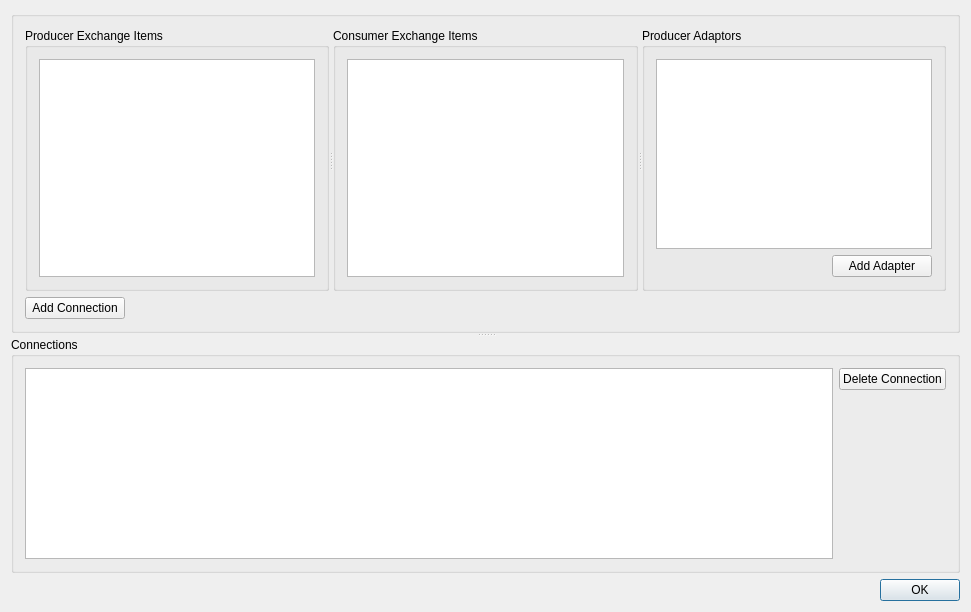
<?xml version="1.0" encoding="UTF-8"?>
<ui version="4.0">
 <class>ConnectionDialog</class>
 <widget class="QDialog" name="ConnectionDialog">
  <property name="geometry">
   <rect>
    <x>0</x>
    <y>0</y>
    <width>971</width>
    <height>612</height>
   </rect>
  </property>
  <property name="windowTitle">
   <string>HydroCouple Connection</string>
  </property>
  <layout class="QVBoxLayout" name="verticalLayout">
   <item>
    <widget class="QSplitter" name="splitter">
     <property name="orientation">
      <enum>Qt::Vertical</enum>
     </property>
     <widget class="QGroupBox" name="groupBox">
      <layout class="QVBoxLayout" name="verticalLayout_4">
       <item>
        <widget class="QSplitter" name="splitterProducerConsumer">
         <property name="orientation">
          <enum>Qt::Horizontal</enum>
         </property>
         <widget class="QGroupBox" name="groupBoxProducer">
          <property name="title">
           <string>Producer Exchange Items</string>
          </property>
          <layout class="QHBoxLayout" name="horizontalLayout_2">
           <item>
            <widget class="QTreeView" name="treeViewProducer"/>
           </item>
          </layout>
         </widget>
         <widget class="QGroupBox" name="groupBoxConsumer">
          <property name="title">
           <string>Consumer Exchange Items</string>
          </property>
          <layout class="QHBoxLayout" name="horizontalLayout">
           <item>
            <widget class="QTreeView" name="treeViewConsumer"/>
           </item>
          </layout>
         </widget>
         <widget class="QGroupBox" name="groupBoxAdapter">
          <property name="title">
           <string>Producer Adaptors</string>
          </property>
          <layout class="QVBoxLayout" name="verticalLayout_3">
           <item>
            <widget class="QTreeView" name="treeViewAdapters"/>
           </item>
           <item>
            <layout class="QHBoxLayout" name="horizontalLayout_3">
             <item>
              <spacer name="horizontalSpacer">
               <property name="orientation">
                <enum>Qt::Horizontal</enum>
               </property>
               <property name="sizeHint" stdset="0">
                <size>
                 <width>40</width>
                 <height>20</height>
                </size>
               </property>
              </spacer>
             </item>
             <item>
              <widget class="QPushButton" name="pushButtonAddAdapter">
               <property name="minimumSize">
                <size>
                 <width>100</width>
                 <height>0</height>
                </size>
               </property>
               <property name="text">
                <string>Add Adapter</string>
               </property>
              </widget>
             </item>
            </layout>
           </item>
          </layout>
         </widget>
        </widget>
       </item>
       <item>
        <layout class="QHBoxLayout" name="horizontalLayout_5">
         <item>
          <widget class="QPushButton" name="pushButtonAddConnection">
           <property name="minimumSize">
            <size>
             <width>100</width>
             <height>0</height>
            </size>
           </property>
           <property name="text">
            <string>Add Connection</string>
           </property>
          </widget>
         </item>
         <item>
          <spacer name="horizontalSpacer_2">
           <property name="orientation">
            <enum>Qt::Horizontal</enum>
           </property>
           <property name="sizeHint" stdset="0">
            <size>
             <width>40</width>
             <height>20</height>
            </size>
           </property>
          </spacer>
         </item>
        </layout>
       </item>
      </layout>
     </widget>
     <widget class="QGroupBox" name="groupBoxConnections">
      <property name="title">
       <string>Connections</string>
      </property>
      <layout class="QHBoxLayout" name="horizontalLayout_4">
       <item>
        <widget class="QListView" name="listView"/>
       </item>
       <item>
        <layout class="QVBoxLayout" name="verticalLayout_2">
         <item>
          <widget class="QPushButton" name="pushButtonDeleteConnection">
           <property name="minimumSize">
            <size>
             <width>100</width>
             <height>0</height>
            </size>
           </property>
           <property name="text">
            <string>Delete Connection</string>
           </property>
          </widget>
         </item>
         <item>
          <spacer name="verticalSpacer">
           <property name="orientation">
            <enum>Qt::Vertical</enum>
           </property>
           <property name="sizeHint" stdset="0">
            <size>
             <width>20</width>
             <height>40</height>
            </size>
           </property>
          </spacer>
         </item>
        </layout>
       </item>
      </layout>
     </widget>
    </widget>
   </item>
   <item>
    <widget class="QDialogButtonBox" name="buttonBox">
     <property name="orientation">
      <enum>Qt::Horizontal</enum>
     </property>
     <property name="standardButtons">
      <set>QDialogButtonBox::Ok</set>
     </property>
    </widget>
   </item>
  </layout>
 </widget>
 <layoutdefault spacing="6" margin="11"/>
 <resources/>
 <connections/>
</ui>
